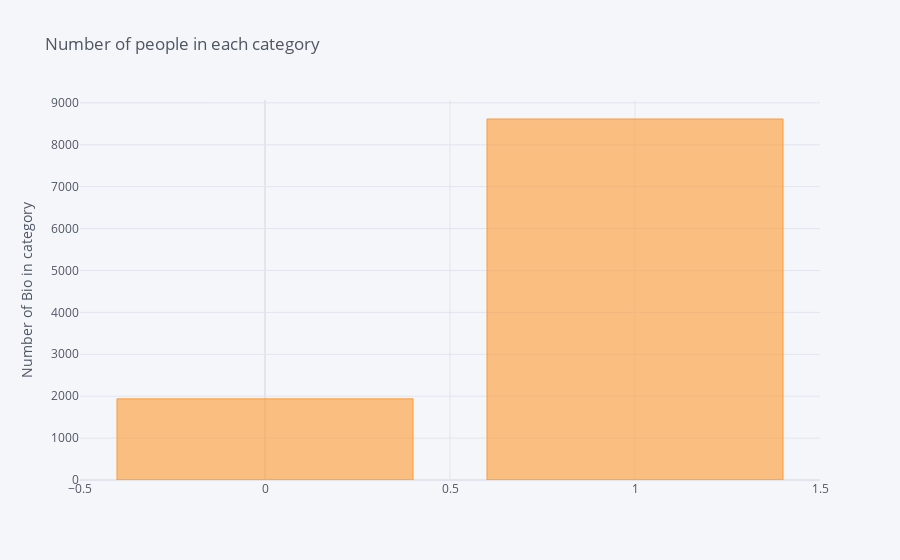

The notebook cell this image was saved under:
### Code cell
df_dating_RNN['drinks_freq'].value_counts().sort_values(ascending=False).iplot(kind='bar', yTitle='Number of Bio in category', 
                                                                title='Number of people in each category')

### Figure 1 — Plotly figure (JSON) as saved in the notebook; plotly's stock layout.template omitted (floating-point values rounded to 4 significant figures)
{"data": [{"marker": {"color": "rgba(255, 153, 51, 0.6)", "line": {"color": "rgba(255, 153, 51, 1.0)", "width": 1}}, "name": "drinks_freq", "orientation": "v", "text": "", "type": "bar", "x": [1, 0], "y": [8615, 1936]}], "layout": {"legend": {"bgcolor": "#F5F6F9", "font": {"color": "#4D5663"}}, "paper_bgcolor": "#F5F6F9", "plot_bgcolor": "#F5F6F9", "title": {"font": {"color": "#4D5663"}, "text": "Number of people in each category"}, "xaxis": {"gridcolor": "#E1E5ED", "showgrid": true, "tickfont": {"color": "#4D5663"}, "title": {"font": {"color": "#4D5663"}, "text": ""}, "zerolinecolor": "#E1E5ED"}, "yaxis": {"gridcolor": "#E1E5ED", "showgrid": true, "tickfont": {"color": "#4D5663"}, "title": {"font": {"color": "#4D5663"}, "text": "Number of Bio in category"}, "zerolinecolor": "#E1E5ED"}}}
